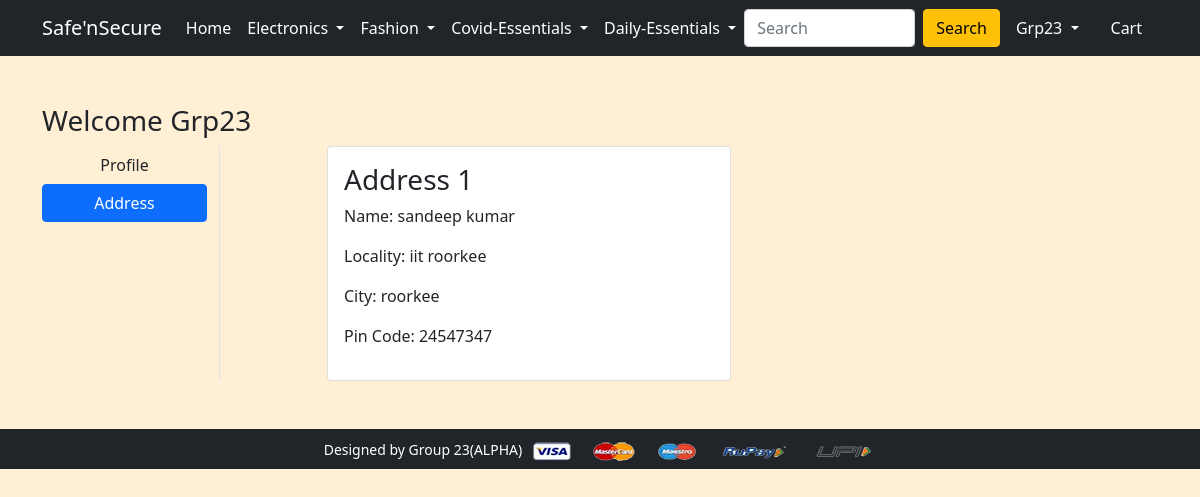
/address/ (signed in), run on the app's committed database.
### app/models.py (models this page shows, shortened)
class Customer(models.Model):
    user = models.ForeignKey(User,on_delete=models.CASCADE)
    name = models.CharField(max_length=200)
    locality = models.CharField(max_length=200)
    city = models.CharField(max_length=50)
    Pincode = models.IntegerField()

### app/views.py (the view)
# urls.py: path('address/', views.address, name='address'),
@login_required()
def address(request):
 add = Customer.objects.filter(user=request.user)
 return render(request, 'app/address.html',{'add':add,'active':'btn-primary'})

### app/templates/app/address.html (shortened to what this page needs)
{% extends 'app/base.html' %}
{% load static %}
{% block main-content %}
<div class="container my-5">
 <div class="row">
 <h3>Welcome <span class="text-capitalize">{{request.user}}</span></h3>
  <div class="col-sm-2 border-end">
   <ul class="list-unstyled">
    <li class="d-grid"><a href="{% url 'profile' %}" class="btn ">Profile</a></li>
    <li class="d-grid"><a href="{% url 'address' %}" class="btn {{active}}">Address</a></li>
   </ul>
  </div>
  <div class="col-sm-9 offset-sm-1">
   <div class="row">
    {% for ad in add %}
    <div class="col-sm-6">
     <div class="card">
      <div class="card-body">
       <h3>Address {{forloop.counter}}</h3>
       <p>Name: {{ad.name}}</p>
       <p>Locality: {{ad.locality}}</p>
       <p>City: {{ad.city}}</p>
       <p>Pin Code: {{ad.Pincode}}</p>
      </div>
     </div>
    </div>
    {% endfor %}
   </div>
  </div>
 </div>
</div>
{% endblock main-content %}

### app/templates/app/base.html (shortened to what this page needs)
<!doctype html>
{% load static %}
<html lang="en">
  <head>
    <link href="https://cdn.jsdelivr.net/npm/bootstrap@5.0.0-beta1/dist/css/bootstrap.min.css" rel="stylesheet">
    <link rel="stylesheet" href="{% static 'app/css/owl.carousel.min.css' %}">
    <link rel="stylesheet" href="{% static 'app/css/all.min.css' %}">
    <link rel="stylesheet" href="{% static 'app/css/style.css' %}">
  </head>
  <body>
    <nav class="navbar navbar-dark bg-dark navbar-expand-lg">
    <div class="container">
       <a class="navbar-brand" href="/">Safe'nSecure</a>
       <div class="collapse navbar-collapse" id="navbarSupportedContent">
         <ul class="navbar-nav me-auto mb-2 mb-lg-0">
           <li class="nav-item">
             <a class="nav-link active" aria-current="page" href="/">Home</a>
           </li>
           <li class="nav-item dropdown">
             <a class="nav-link dropdown-toggle text-white" id="electronicsDropdown" role="button" data-bs-toggle="dropdown" aria-expanded="false">
               Electronics
             </a>
           </li>
           <li class="nav-item dropdown">
             <a class="nav-link dropdown-toggle text-white" id="fashionDropdown" role="button" data-bs-toggle="dropdown" aria-expanded="false">
               Fashion
             </a>
           </li>
             <li class="nav-item dropdown">
             <a class="nav-link dropdown-toggle text-white" id="fashionDropdown" role="button" data-bs-toggle="dropdown" aria-expanded="false">
               Covid-Essentials
             </a>
           </li>
             <li class="nav-item dropdown">
             <a class="nav-link dropdown-toggle text-white" id="fashionDropdown" role="button" data-bs-toggle="dropdown" aria-expanded="false">
               Daily-Essentials
             </a>
           </li>
         </ul>
         <form class="d-flex" action="{% url 'searchbar' %}" method="get">
           <input class="form-control me-2" type="text" placeholder="Search" aria-label="Search" name="search">
           <button class="btn btn-warning" type="submit">Search</button>
         </form>
         <div>
          <ul class="navbar-nav me-auto mb-2 mb-lg-0">
              {% if request.user.is_authenticated %}
           <li class="nav-item dropdown mx-2">
              <a class="nav-link dropdown-toggle text-white" id="profileDropdown" role="button" data-bs-toggle="dropdown" aria-expanded="false">
                  {{request.user.username|capfirst}}
              </a>
            </li>
            <li class="nav-item mx-2">
             <a href="{% url 'showcart' %}" class="nav-link text-white"> Cart </a>
            </li>
              {% endif %}
          </ul>
         </div>
       </div>
     </div>
    </nav>
    {% block main-content %} {% endblock main-content %}
    <footer class="container-fluid bg-dark text-center p-2 mt-5">
        <small class="text-white">Designed by Group 23(ALPHA)</small>
        <img src="{% static 'app/images/payment.png' %}" alt="" srcset="" class="img-fluid" height="2px">
    </footer>
  </body>
</html>

### app/templates/app/base.html (style rules this page uses)
body { background-color:#ffefd5; }

### data on the page
Customer: name "sandeep kumar", locality "iit roorkee", city "roorkee", Pincode "24547347"

### other printed values
{{ request.user.username|capfirst }} "Grp23"
{{ request.user }} "Grp23"
